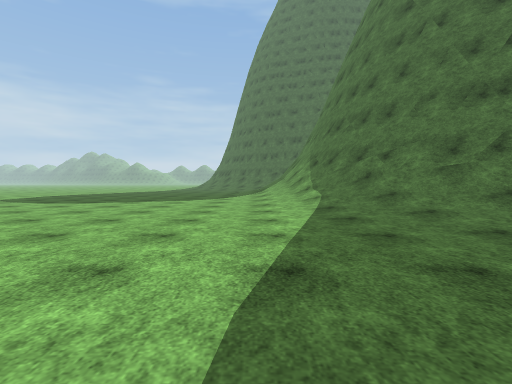
view 1 (above)

24 first-person views from a walk through a scene from a Unity 3-D project. The camera is 1.2 m above the floor, tilts 2° down and sees 85° across. The floor is counted in squares, 2 m on a side. Each view is taken from the middle of a square. On the plan, view 1 faces up. The plan holds only what a view shows up to about 9 squares ahead; the rest is blank. The place goes on beyond the plan. The player is left out. Some animated figures are left out. Surface patterns are stand-ins for the level's own textures.

view 2
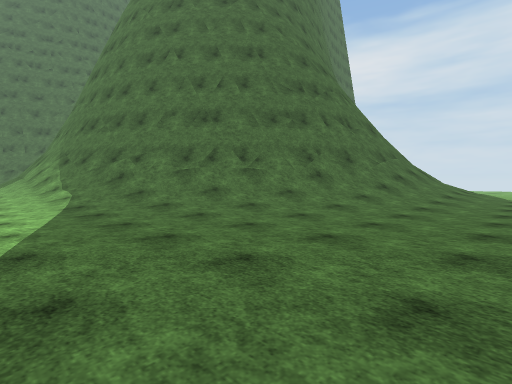

view 3
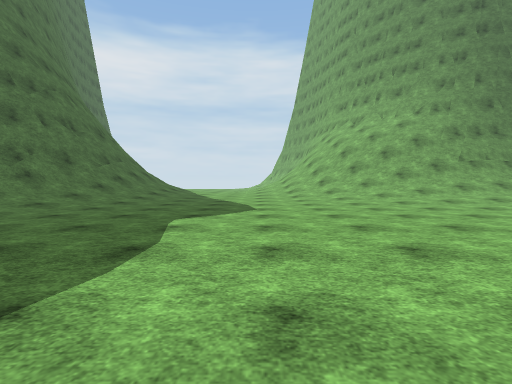

view 4
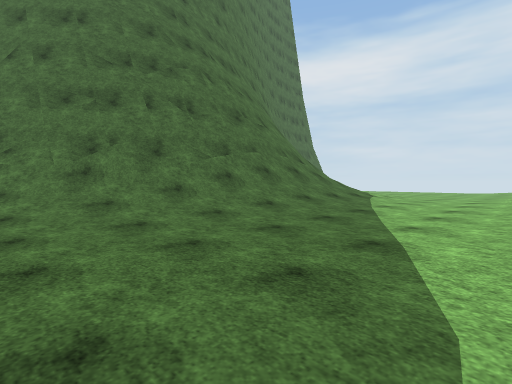

view 5
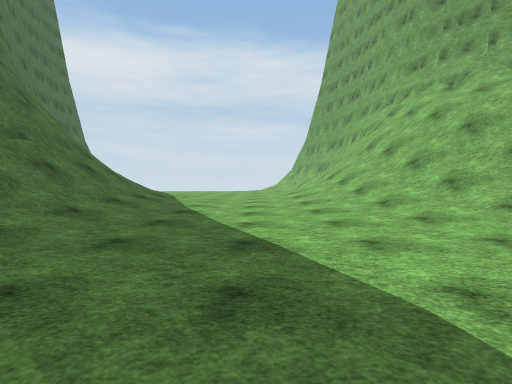

view 6
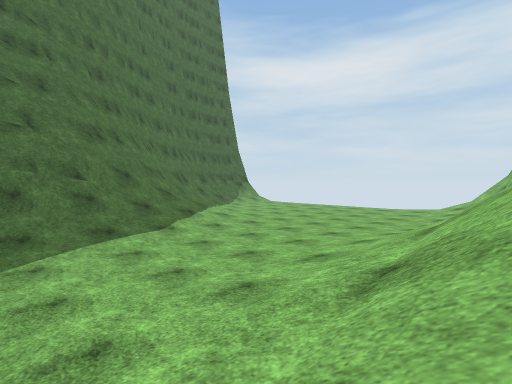

view 7
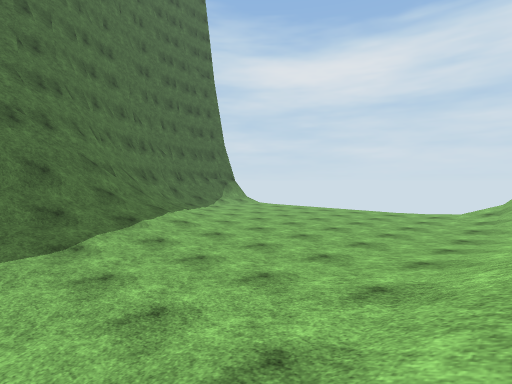

view 8
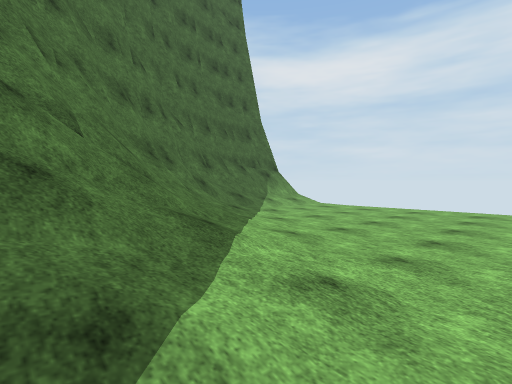

view 9
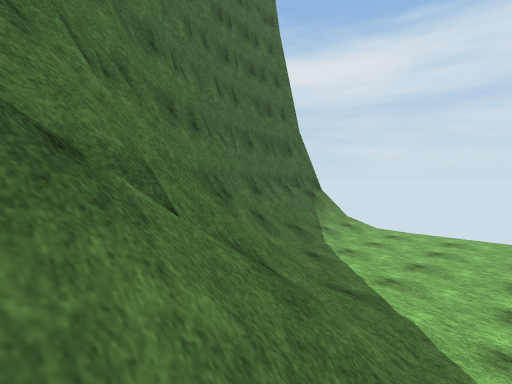

view 10
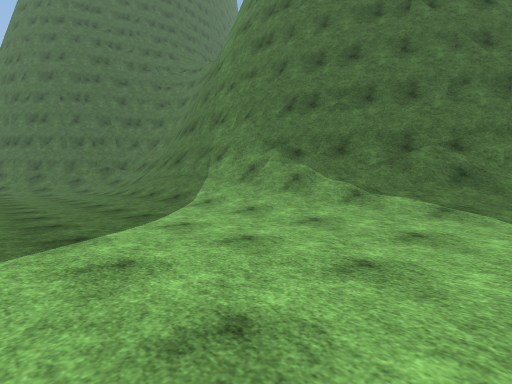

view 11
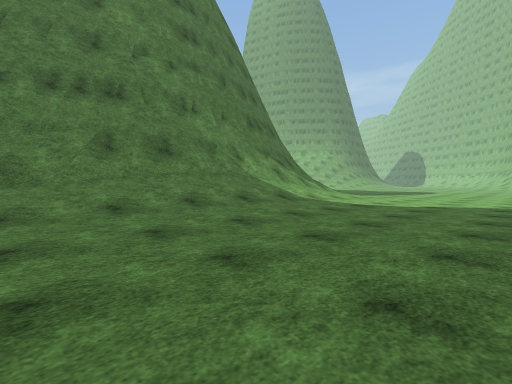

view 12
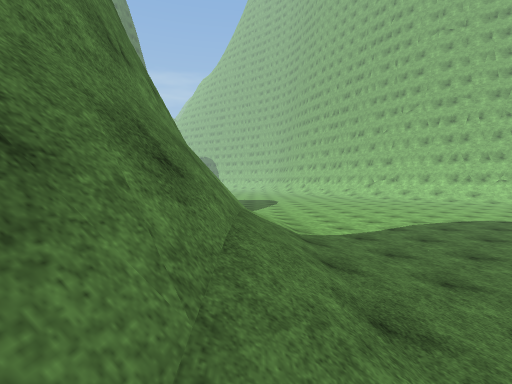

view 13
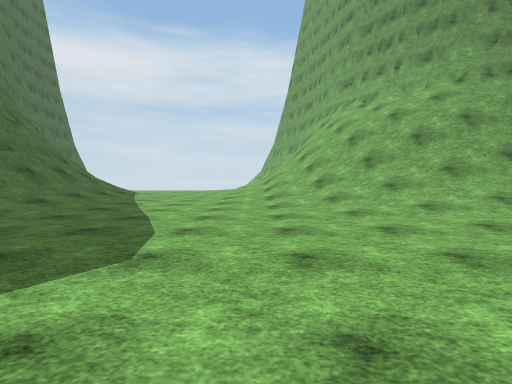

view 14
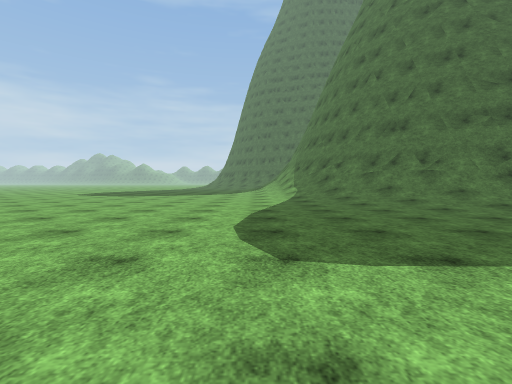

view 15
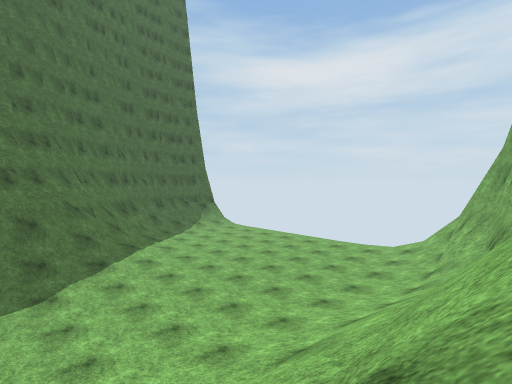

view 16
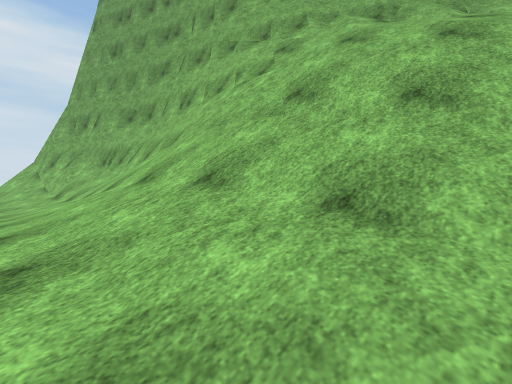

view 17
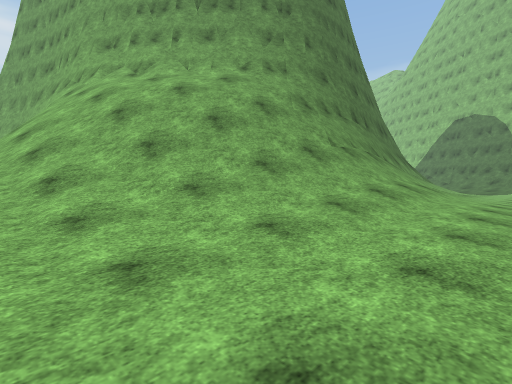

view 18
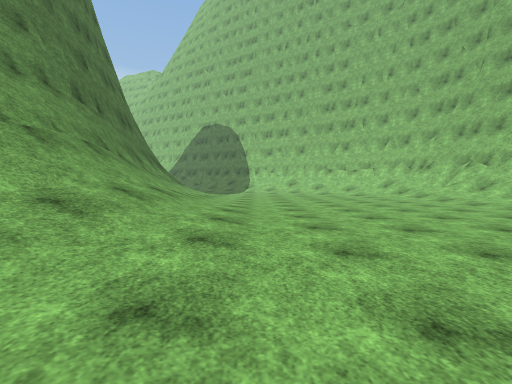

view 19
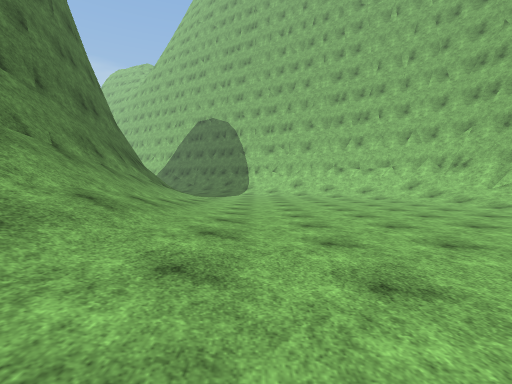

view 20
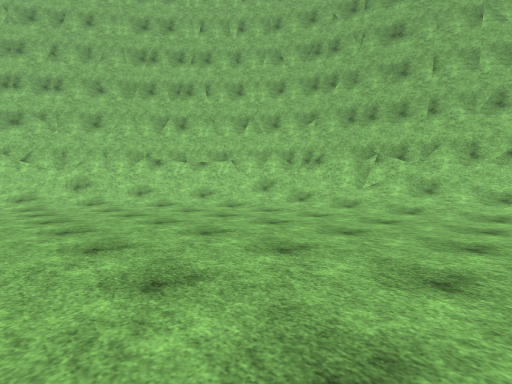

view 21
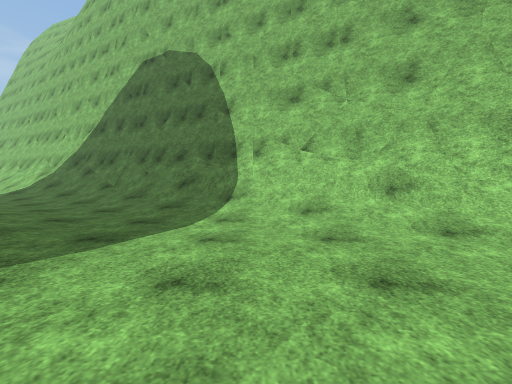

view 22
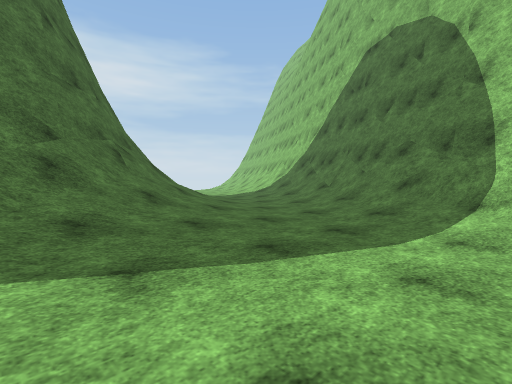

view 23
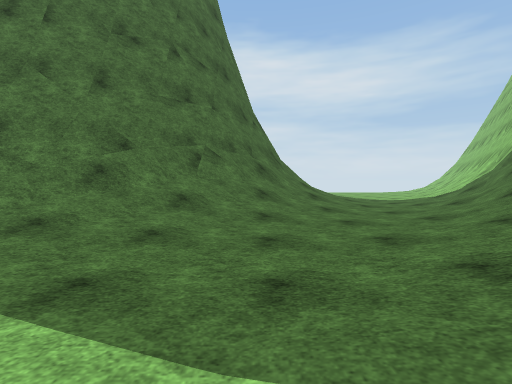

view 24
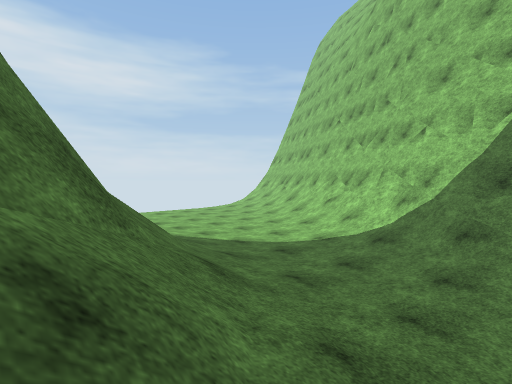

### Floor plan
Key: @ floor where view 1 was taken; # wall or solid block; . main floor; : floor 0.25 m higher than the main floor; + floor 0.5 m higher than the main floor; / step, stairs or slope; = window, fence, low wall or low ledge.
Columns run from 4 left of view 1 to 24 right of it. Each row starts with its distance up from view 1.
 17 ....:/#
 16 ....+/#
 15 ....+/#
 14 ....+/#
 13 ....+/#
 12 ....+/#
 11 ....+/#
 10 ....:/##
  9 ....:/##                ###
  8 ....:+/##             ####//
  7 .....://##           ##///++
  6 ......//##         ###//:...
  5 ......://##       ##=//:....
  4 .......://###  ####=//+:....
  3 ........:///#####////+:.....
  2 .........://////////+:......
  1 ..........::+/////+::.......
  0 ....@.......:::::::........
 -1  ...........................
 -2   ................::........
 -3    ............::++++::.:::/
 -4     ..........:+///////++///
 -5      ........:////////////###
 -6       ......:///////#######
 -7        ....:+///////##
 -8         ...:///////##
 -9         ..:+//////##
-10        ...:+/////##
-11       ....:+/#####
-12      ......+/##
-13     .......+/#
-14  ##/.......:/#
-15  ##/:......:/#
-16   #/:......./##
-17   #=/.......+##
-18   ##/.......:=#
-19    #//.....   ##
-20    ##/......:/##
-21     ##/......+/##
-22      ##/:....:/=##
-23       ##//....://###
-24        ###/:...://=#
-25         ###//:..:+///
-26           ###//:..:::::
-27            ###=//:.......
-28              ###///:.....
-29                ###//::..
-30                  ###//:
-31                   ###
-32                     #

Positions as (right, up) in squares from view 1, and headings:
1: (0, 0), facing up
2: (0, -1), facing up-right
3: (-1, -3), facing right
4: (5, -3), facing up-right
5: (5, -2), facing right
6: (11, -5), facing up-right
7: (13, -4), facing up-right
8: (15, 1), facing up-right
9: (15, 3), facing up-right
10: (-3, 6), facing up-right
11: (-4, 17), facing down-right
12: (1, 16), facing down
13: (3, -4), facing right
14: (0, -4), facing up
15: (13, -6), facing up-right
16: (12, -3), facing down-right
17: (6, -5), facing down-right
18: (6, -7), facing down
19: (6, -9), facing down
20: (6, -14), facing down-left
21: (6, -19), facing down
22: (6, -20), facing down-right
23: (6, -23), facing right
24: (12, -23), facing down-right
